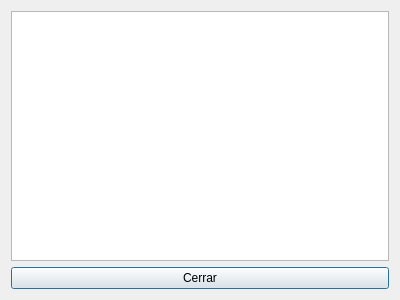
<?xml version="1.0" encoding="UTF-8"?>
<ui version="4.0">
 <class>rautomaticpadres</class>
 <widget class="QDialog" name="rautomaticpadres">
  <property name="geometry">
   <rect>
    <x>0</x>
    <y>0</y>
    <width>400</width>
    <height>300</height>
   </rect>
  </property>
  <property name="windowTitle">
   <string>Figuran en la Base de Datos</string>
  </property>
  <layout class="QGridLayout" name="gridLayout">
   <item row="1" column="0">
    <widget class="QTableView" name="tableView">
     <property name="editTriggers">
      <set>QAbstractItemView::NoEditTriggers</set>
     </property>
     <property name="selectionBehavior">
      <enum>QAbstractItemView::SelectRows</enum>
     </property>
    </widget>
   </item>
   <item row="2" column="0">
    <widget class="QPushButton" name="pushButton">
     <property name="text">
      <string>Cerrar</string>
     </property>
    </widget>
   </item>
  </layout>
 </widget>
 <tabstops>
  <tabstop>tableView</tabstop>
  <tabstop>pushButton</tabstop>
 </tabstops>
 <resources/>
 <connections>
  <connection>
   <sender>tableView</sender>
   <signal>doubleClicked(QModelIndex)</signal>
   <receiver>rautomaticpadres</receiver>
   <slot>accept()</slot>
   <hints>
    <hint type="sourcelabel">
     <x>218</x>
     <y>112</y>
    </hint>
    <hint type="destinationlabel">
     <x>396</x>
     <y>91</y>
    </hint>
   </hints>
  </connection>
 </connections>
</ui>
